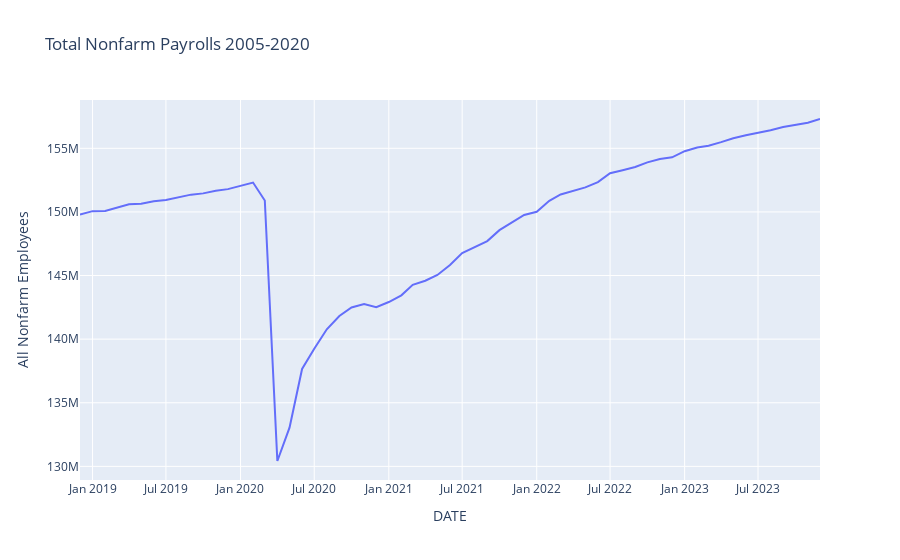

Source (notebook cell):
### Code cell
fig = px.line(df_payems, y='PAYEMS',
              title='Total Nonfarm Payrolls 2005-2020',
              labels={'PAYEMS':'All Nonfarm Employees'})
fig.show()
